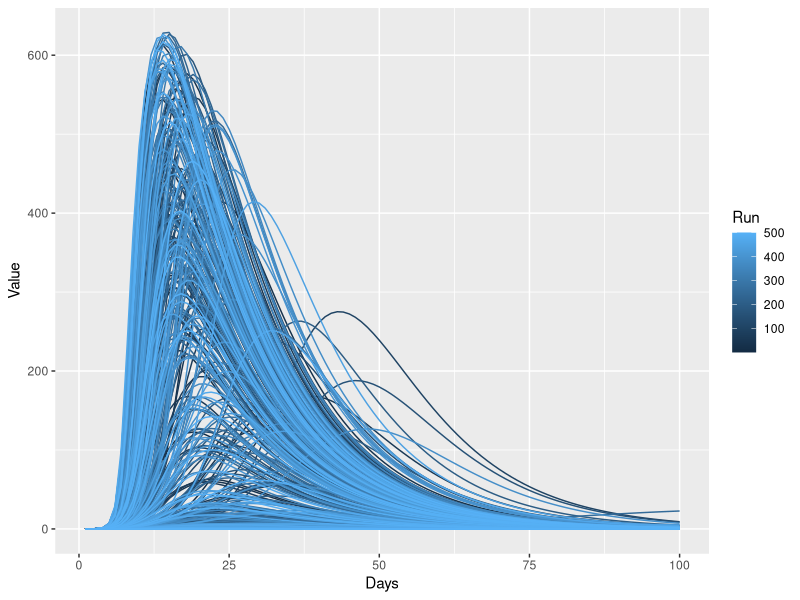
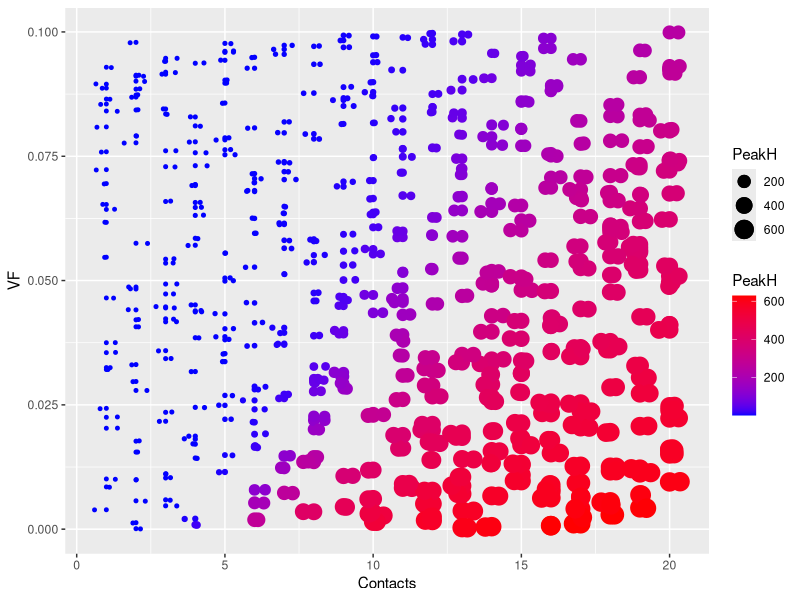

Write the R code that produced these figures, in order.
# This example takes as input a sensitivity run from Stella and then
# generates a scatter plot of two params (contacts and Vaccination Fraction)
# to show the peak values in hospital

library(readr)
library(dplyr)
library(ggplot2)
library(stringr)
library(tidyr)

# Load in the sensitivity data
sd <- read_csv("datasets/sensitivity runs/SIRH_Sensitivity.csv")

# Convert to tidy data format
sd_tidy <- sd %>%
             pivot_longer(cols=!Days,names_to="Variable",values_to="Value") %>%
             mutate(Variable=str_replace_all(Variable,'\"',""),
                    Variable=str_replace(Variable,"=","")) %>%
             separate(Variable,into=c("Run","Variable"),sep = ":") %>%
             mutate(Variable=trimws(Variable)) %>%
             separate(Run,c("TempRun","Run"),sep = " ",convert = TRUE) %>%
             select(Run,Days,Variable,Value)

ggplot(filter(sd_tidy,Variable=="In Hospital"),
       aes(x=Days,y=Value,colour=Run,group=Run))+geom_line()

# widen the data because we want to see each variable in its own column
sd_wide <- sd_tidy %>%
             pivot_wider(names_from = Variable,values_from = Value)


# Gather the peak data for each run
summ <- sd_wide %>%
           group_by(Run) %>%
           summarise(PeakH=max(`In Hospital`),
                     Contacts=first(Contacts),
                     VF=first(VF)) %>%
          ungroup()

# Show the tibble
arrange(summ,desc(PeakH))

# PLot the results
ggplot(summ,aes(x=Contacts,y=VF,size=PeakH,colour=PeakH))+
  geom_point()+
  scale_color_gradient(low="blue", high="red")+geom_jitter()

